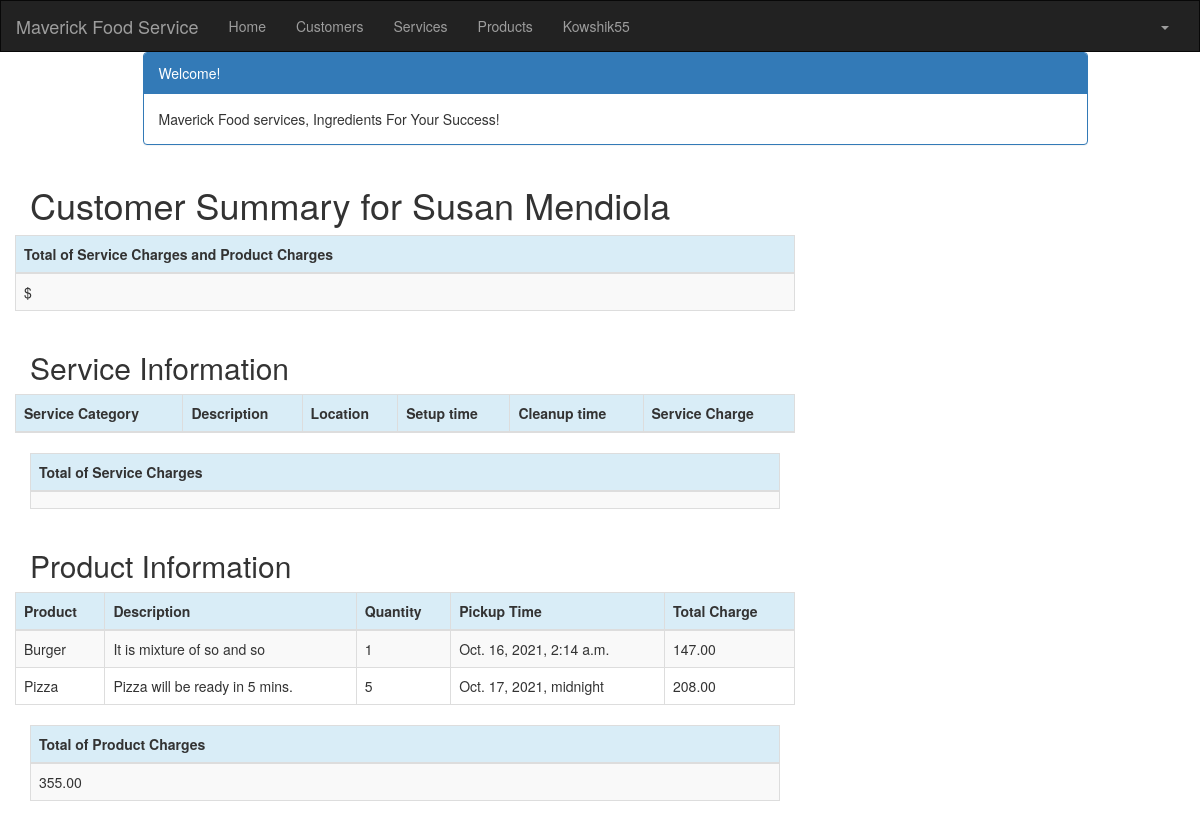
Page /customer/2/summary/ (signed in) on the committed database.
### crm/models.py (models this page shows, shortened)
class Customer(models.Model):
    cust_name = models.CharField(max_length=50)
    organization = models.CharField(max_length=100, blank=True)
    role = models.CharField(max_length=100)
    email = models.EmailField(max_length=100)
    bldgroom = models.CharField(max_length=100)
    address = models.CharField(max_length=200)
    account_number = models.IntegerField(blank=False, null=False)
    city = models.CharField(max_length=50)
    state = models.CharField(max_length=50)
    zipcode = models.CharField(max_length=10)
    phone_number = models.CharField(max_length=50)
    created_date = models.DateTimeField(default=timezone.now)
    updated_date = models.DateTimeField(auto_now_add=True)

class Product(models.Model):
    cust_name = models.ForeignKey(Customer, on_delete=models.CASCADE, related_name='products')
    product = models.CharField(max_length=100)
    p_description = models.TextField()
    quantity = models.IntegerField()
    pickup_time = models.DateTimeField(
        default=timezone.now)
    charge = models.DecimalField(max_digits=10, decimal_places=2)
    created_date = models.DateTimeField(
        default=timezone.now)
    updated_date = models.DateTimeField(auto_now_add=True)

### crm/views.py (the view)
# urls.py: path('customer/<int:pk>/summary/', views.summary, name='summary'),
@login_required
def summary(request, pk):
    customer = get_object_or_404(Customer, pk=pk)
    customers = Customer.objects.filter(created_date__lte=timezone.now())
    services = Service.objects.filter(cust_name=pk)
    products = Product.objects.filter(cust_name=pk)
    sum_service_charge = \
    Service.objects.filter(cust_name=pk).aggregate(Sum('service_charge'))
    sum_product_charge = \
    Product.objects.filter(cust_name=pk).aggregate(Sum('charge'))
    sum = sum_product_charge.get("charge__sum")
    if sum== None:
     sum_product_charge = {'charge__sum' : Decimal('0')}
     sum = sum_service_charge.get("service_charge__sum")
    if sum== None:
     sum_service_charge = {'service_charge__sum' : Decimal('0')}
    return render(request, 'crm/summary.html', {'customer': customer,'products': products,'services': services,'sum_service_charge': sum_service_charge,'sum_product_charge': sum_product_charge,})

### crm/templates/crm/summary.html (shortened to what this page needs)
{% extends 'crm/base.html' %}
{% block content %}
{% load mathfilters %}
{% load humanize %}
<div class="container">
    <div class="row">
        <div class="col-md-10 col-md-offset-1">
            <div class="panel panel-primary">
                <div class="panel-heading">Welcome!</div>
                <div class="panel-body">
                    Maverick Food services, Ingredients For Your Success!
                </div>
            </div>
        </div>
    </div>
</div>
<div class="row">
    <h1 style="padding-left: 15Px">Customer Summary for {{ customer.cust_name }}</h1>
    <table class="table table-striped table-bordered table-hover">
    <thead>
    <tr class="bg-info">
        <th>Total of Service Charges and Product Charges</th>
    </tr>
    </thead>
    <tbody>
    <tr>
        <td>${{ sum_service_charge.service_charge__sum|floatformat:2|intcomma|addition:sum_product_charge.charge__sum|floatformat:2|intcomma }}</td>
    </tr>
    </tbody>
</table>
</div>
<div class="row">
    <h2 style="padding-left: 15Px">Service Information</h2>
</div>
<div class="row">
    <table class="table table-striped table-bordered table-hover">
        <thead>
        <tr class="bg-info">
           <th>Service Category</th>
            <th>Description</th>
            <th>Location</th>
            <th>Setup time</th>
            <th>Cleanup time</th>
             <th>Service Charge</th>
        </tr>
        </thead>
    </table>
</div>
<table class="table table-striped table-bordered table-hover">
    <thead>
    <tr class="bg-info">
        <th>Total of Service Charges</th>
    </tr>
    </thead>
    <tbody>
    <tr>
        <td>{{ sum_service_charge.service_charge__sum|floatformat:2|intcomma }}</td>
    </tr>
    </tbody>
</table>
<div class="row">
    <h2 style="padding-left: 15Px">Product Information</h2>
</div>
<div class="row">
    <table class="table table-striped table-bordered table-hover">
        <thead>
        <tr class="bg-info">
            <th>Product</th>
            <th>Description</th>
            <th>Quantity</th>
            <th>Pickup Time</th>
            <th>Total Charge</th>
        </tr>
        </thead>
        <tbody>
        {% for product in products %}
        <tr>
            <td>{{ product.product }}</td>
            <td>{{ product.p_description }}</td>
            <td>{{ product.quantity|intcomma }}</td>
            <td>{{ product.pickup_time }}</td>
            <td>{{ product.charge|intcomma }}</td>
        </tr>
        {% endfor %}
        </tbody>
    </table>
</div>
<table class="table table-striped table-bordered table-hover">
    <thead>
    <tr class="bg-info">
        <th>Total of Product Charges</th>
    </tr>
    </thead>
    <tbody>
    <tr>
        <td>{{ sum_product_charge.charge__sum|floatformat:2|intcomma }}</td>
    </tr>
    </tbody>
</table>
</div>
{% endblock content %}

### crm/templates/crm/base.html (shortened to what this page needs)
<!DOCTYPE html>
{% load static %}
<html lang="en">
<head>
<link rel="stylesheet" href="https://maxcdn.bootstrapcdn.com/bootstrap/3.3.7/css/bootstrap.min.css">
</head>
<body id="app-layout">
<nav class="navbar navbar-inverse">
<div class="container-fluid">
<div class="navbar-header">
<a class="navbar-brand" href="/">
                Maverick Food Service
</a>
</div>
<div class="collapse navbar-collapse" id="myNavbar">
<ul class="nav navbar-nav">
<li><a href="{% url 'crm:home' %}">Home</a></li>
<li><a href="{% url 'crm:customer_list' %}">Customers</a></li>
<li><a href="{% url 'crm:service_list' %}">Services</a></li>
<li><a href="{% url 'crm:product_list' %}">Products</a></li>
    <li><a >{{ user.username }}</a></li>
</ul>
<ul class="nav navbar-nav navbar-right">
                {% if user.is_authenticated%}
<li class="dropdown">
<a href="#" class="dropdown-toggle" data-toggle="dropdown" role="button" aria-expanded="false">
<span class="caret"></span>
</a>
</li>
                {% else %}
<li><a href="{% url 'login' %}"><span class="glyphiconglyphicon-log-in"></span> Login</a></li>
                    <li><a href="{% url 'sign_up_page' %}"><span class="glyphiconglyphicon-log-in"></span> Sign Up</a></li>
                {% endif %}
</ul>
</div>
</div>
</nav>
<div class="content container">
<div class="row">
<div class="col-md-8">
            {% block content %}{% endblock%}
</div>
</div>
</body>
</html>

### crm/templates/crm/base.html (style rules this page uses)
.navbar { margin-bottom: 0; border-radius: 0; }

### rows in the picture
Customer: cust_name "Susan Mendiola"
Product: product "Burger", p_description "It is mixture of so and so", quantity "1", pickup_time "Oct. 16, 2021, 2:14 a.m.", charge "147.00"
Product: product "Pizza", p_description "Pizza will be ready in 5 mins.", quantity "5", pickup_time "Oct. 17, 2021, midnight", charge "208.00"

### other values in the picture
{{ user.username }} "Kowshik55"
{{ sum_product_charge.charge__sum|floatformat:2|intcomma }} "355.00"
